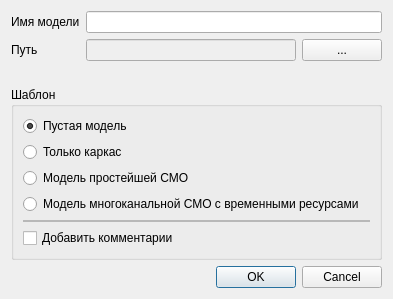
<?xml version="1.0" encoding="UTF-8"?>
<ui version="4.0">
 <class>NewModelDialog</class>
 <widget class="QDialog" name="NewModelDialog">
  <property name="geometry">
   <rect>
    <x>0</x>
    <y>0</y>
    <width>393</width>
    <height>283</height>
   </rect>
  </property>
  <property name="windowTitle">
   <string>Создание модели</string>
  </property>
  <layout class="QGridLayout" name="gridLayout_3">
   <item row="0" column="0">
    <layout class="QGridLayout" name="gridLayout">
     <item row="0" column="0">
      <widget class="QLabel" name="labelName">
       <property name="sizePolicy">
        <sizepolicy hsizetype="Maximum" vsizetype="Preferred">
         <horstretch>0</horstretch>
         <verstretch>0</verstretch>
        </sizepolicy>
       </property>
       <property name="text">
        <string>Имя модели</string>
       </property>
      </widget>
     </item>
     <item row="0" column="1" colspan="2">
      <widget class="QLineEdit" name="modelName"/>
     </item>
     <item row="1" column="0">
      <widget class="QLabel" name="labelPath">
       <property name="sizePolicy">
        <sizepolicy hsizetype="Maximum" vsizetype="Preferred">
         <horstretch>0</horstretch>
         <verstretch>0</verstretch>
        </sizepolicy>
       </property>
       <property name="text">
        <string>Путь</string>
       </property>
      </widget>
     </item>
     <item row="1" column="1">
      <widget class="QLineEdit" name="modelPath">
       <property name="enabled">
        <bool>false</bool>
       </property>
      </widget>
     </item>
     <item row="1" column="2">
      <widget class="QPushButton" name="modelPathButton">
       <property name="sizePolicy">
        <sizepolicy hsizetype="Minimum" vsizetype="Fixed">
         <horstretch>0</horstretch>
         <verstretch>0</verstretch>
        </sizepolicy>
       </property>
       <property name="text">
        <string>...</string>
       </property>
      </widget>
     </item>
    </layout>
   </item>
   <item row="1" column="0">
    <widget class="QLabel" name="labelError">
     <property name="text">
      <string/>
     </property>
     <property name="wordWrap">
      <bool>true</bool>
     </property>
    </widget>
   </item>
   <item row="2" column="0">
    <widget class="QGroupBox" name="groupBox">
     <property name="title">
      <string>Шаблон</string>
     </property>
     <layout class="QGridLayout" name="gridLayout_2">
      <item row="0" column="0">
       <widget class="QRadioButton" name="template1">
        <property name="text">
         <string>Пустая модель</string>
        </property>
        <property name="checked">
         <bool>true</bool>
        </property>
       </widget>
      </item>
      <item row="1" column="0">
       <widget class="QRadioButton" name="template2">
        <property name="text">
         <string>Только каркас</string>
        </property>
       </widget>
      </item>
      <item row="2" column="0">
       <widget class="QRadioButton" name="template3">
        <property name="text">
         <string>Модель простейшей СМО</string>
        </property>
       </widget>
      </item>
      <item row="3" column="0">
       <widget class="QRadioButton" name="template4">
        <property name="text">
         <string>Модель многоканальной СМО с временными ресурсами</string>
        </property>
       </widget>
      </item>
      <item row="4" column="0">
       <widget class="QFrame" name="frame">
        <property name="minimumSize">
         <size>
          <width>0</width>
          <height>2</height>
         </size>
        </property>
        <property name="maximumSize">
         <size>
          <width>16777215</width>
          <height>2</height>
         </size>
        </property>
        <property name="frameShape">
         <enum>QFrame::StyledPanel</enum>
        </property>
        <property name="frameShadow">
         <enum>QFrame::Plain</enum>
        </property>
       </widget>
      </item>
      <item row="5" column="0">
       <widget class="QCheckBox" name="comments">
        <property name="text">
         <string>Добавить комментарии</string>
        </property>
       </widget>
      </item>
     </layout>
    </widget>
   </item>
   <item row="3" column="0">
    <layout class="QHBoxLayout" name="horizontalLayout">
     <item>
      <spacer name="horizontalSpacer_3">
       <property name="orientation">
        <enum>Qt::Horizontal</enum>
       </property>
       <property name="sizeHint" stdset="0">
        <size>
         <width>40</width>
         <height>20</height>
        </size>
       </property>
      </spacer>
     </item>
     <item>
      <widget class="QPushButton" name="buttonOk">
       <property name="text">
        <string>OK</string>
       </property>
       <property name="default">
        <bool>true</bool>
       </property>
      </widget>
     </item>
     <item>
      <widget class="QPushButton" name="buttonCancel">
       <property name="text">
        <string>Cancel</string>
       </property>
      </widget>
     </item>
    </layout>
   </item>
  </layout>
 </widget>
 <resources>
  <include location="../rdo_studio.qrc"/>
 </resources>
 <connections>
  <connection>
   <sender>buttonOk</sender>
   <signal>clicked(bool)</signal>
   <receiver>NewModelDialog</receiver>
   <slot>accept()</slot>
   <hints>
    <hint type="sourcelabel">
     <x>264</x>
     <y>261</y>
    </hint>
    <hint type="destinationlabel">
     <x>196</x>
     <y>141</y>
    </hint>
   </hints>
  </connection>
  <connection>
   <sender>buttonCancel</sender>
   <signal>clicked(bool)</signal>
   <receiver>NewModelDialog</receiver>
   <slot>reject()</slot>
   <hints>
    <hint type="sourcelabel">
     <x>345</x>
     <y>261</y>
    </hint>
    <hint type="destinationlabel">
     <x>196</x>
     <y>141</y>
    </hint>
   </hints>
  </connection>
 </connections>
</ui>
